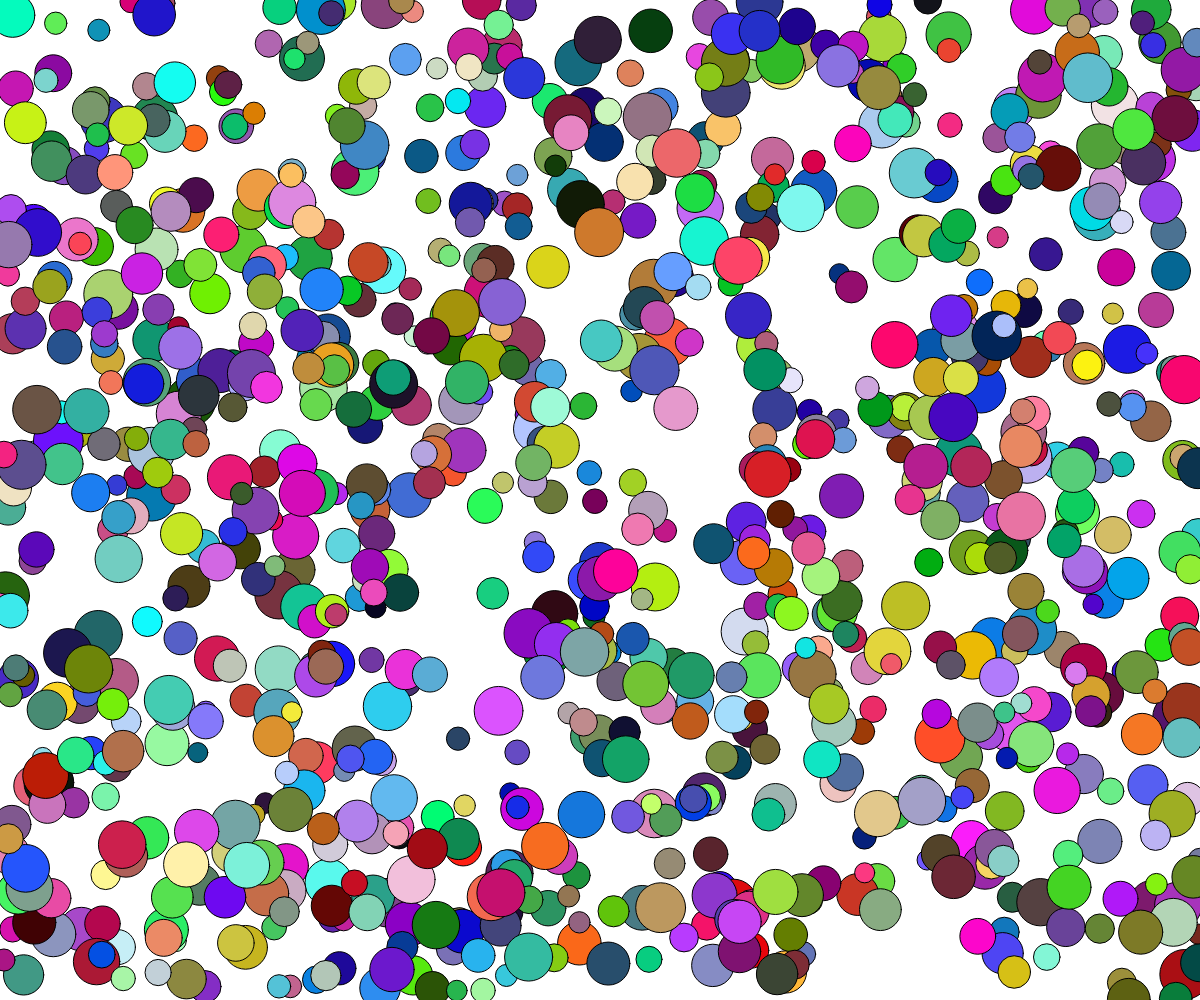
Frame 1 (no input)
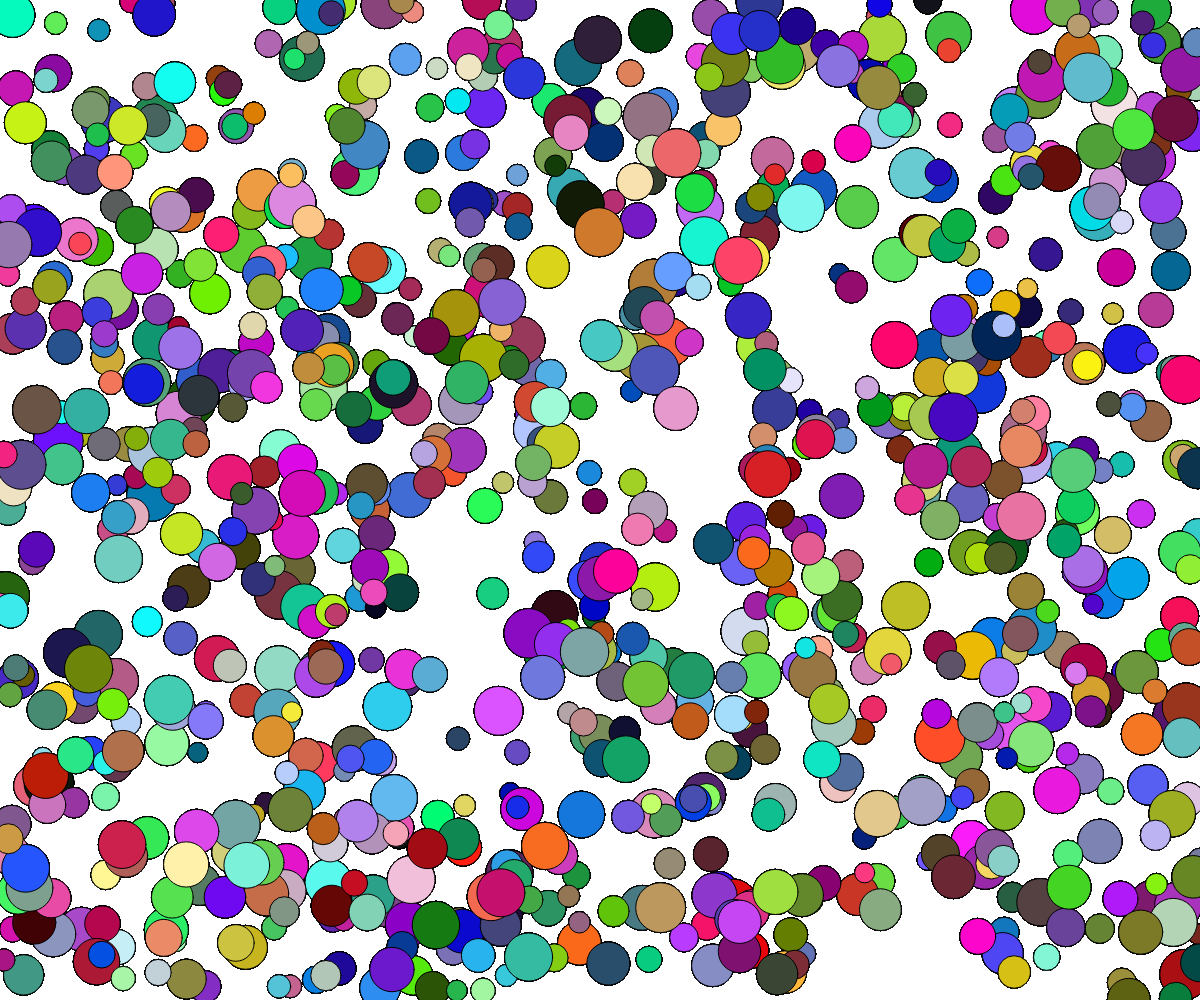
Frame 60 (no input)
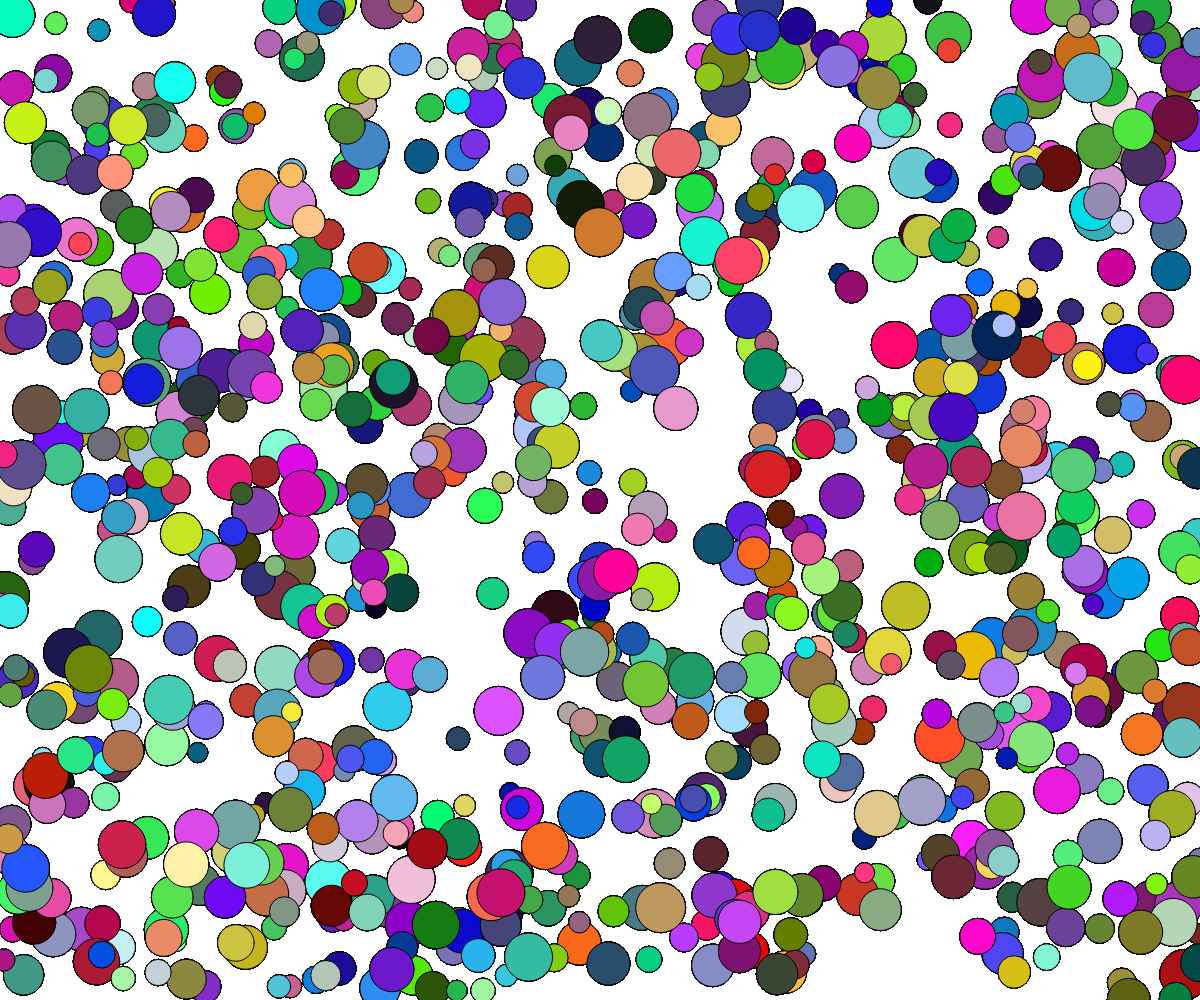
Frame 120 (the mouse pressed at the canvas centre since frame 60)

The p5.js sketch that drew these frames (run headless with seeded random() and noise() and a simulated clock; from frame 60 on, the mouse is pressed at the canvas centre):

// p5.js sketch
// ── sketch.js
var obstacles = []; /*  Array */
function setup() {
  createCanvas(windowWidth, windowHeight);
  for (var i=0; i < 1000; i++) {
    obstacles[i] = new Obstacle("malus");
  }
}

function draw() {
  for (var i=0; i < 1000; i++) {
    obstacles[i].display();
  }
}

function Obstacle(genre) {
  this.type = genre;
  this.x = random(0, windowWidth);
  this.y = random(0, windowHeight);
  this.size = random(20, 50);
  this.couleur = color(random(0, 255), random(0, 255), random(0, 255));

  this.display = function() {
    console.log("Ok");
    fill(this.couleur);
    ellipse(this.x, this.y, this.size, this.size);
  }
}
